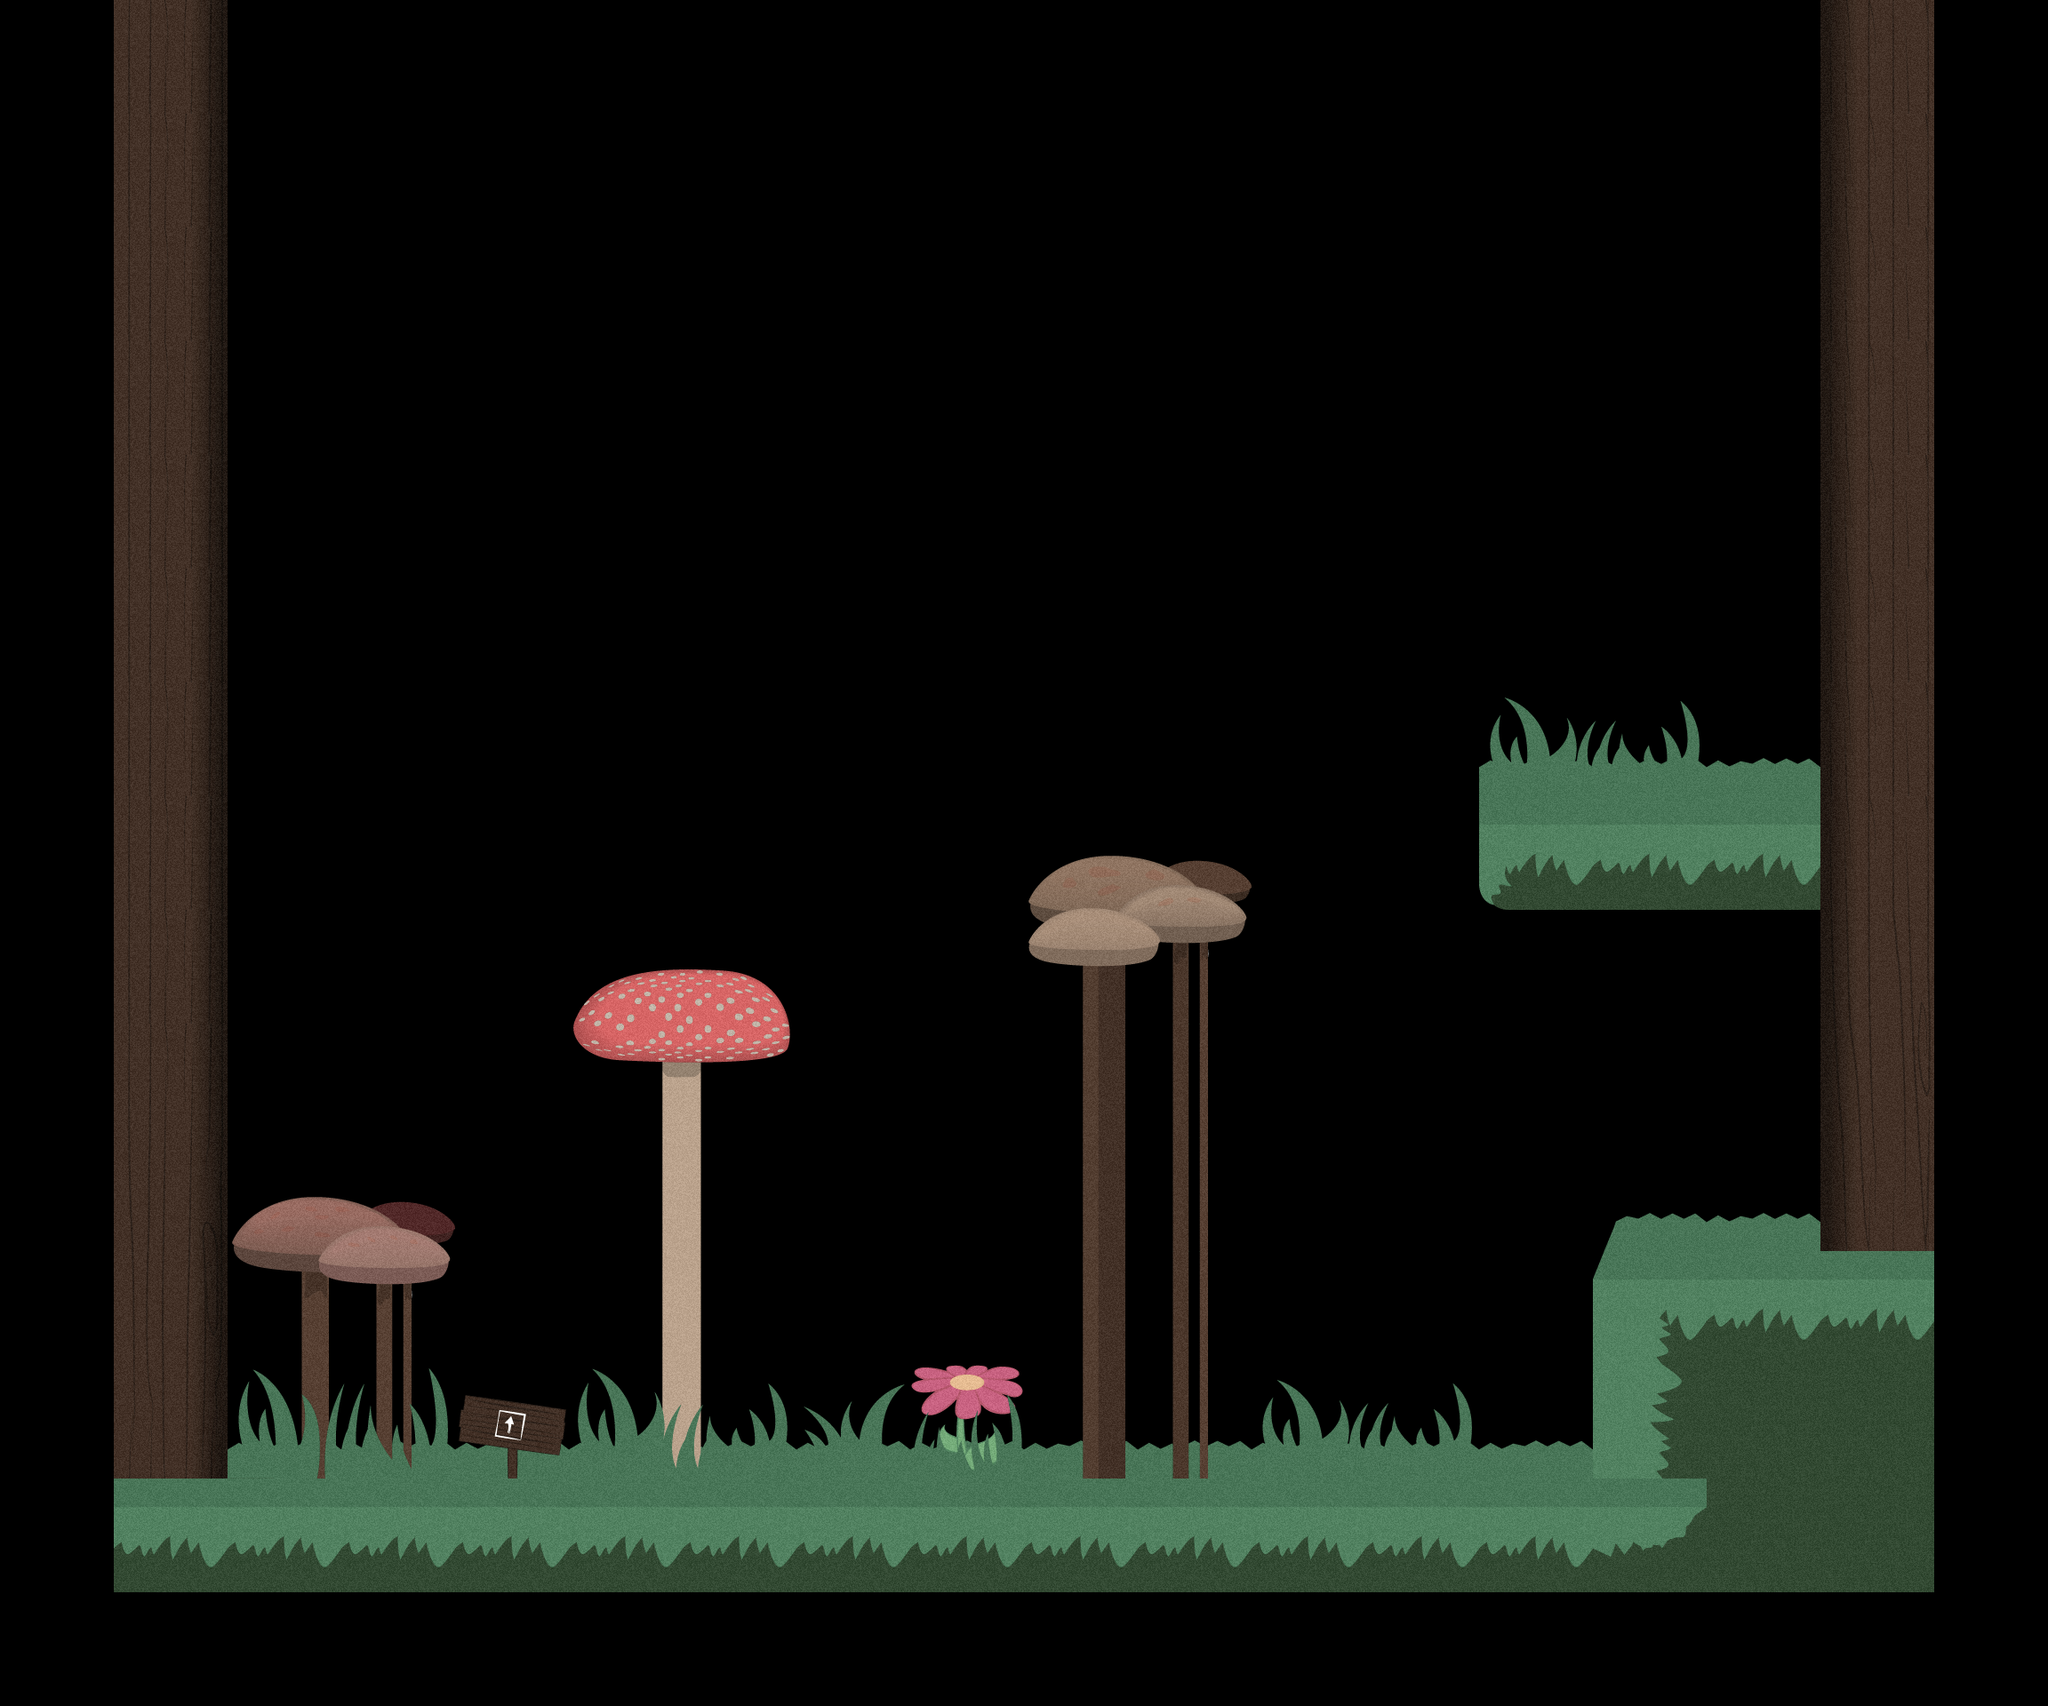

A level layout from a 2D game, rendered from its tile map. Below: a short description, then the map file with tile-grid data replaced by summaries:
An orthogonal 18x15 tile map with 128x128 px tiles, 1 tile layer (Tile Layer 1), 2 tilesets and 3 objects (player_spawn, grower, door).

<map version="1.0" orientation="orthogonal" width="18" height="15" tilewidth="128" tileheight="128">
 <properties>
  <property name="bgm" value="ost/forest.ogg" />
  <property name="parallax1" value="Background_MagicForest_Layer1.png" />
  <property name="parallax2" value="Background_MagicForest_Layer2.png" />
  <property name="parallax3" value="Background_MagicForest_Layer3.png" />
 </properties>
 <tileset firstgid="1" name="Magic Forest" tilewidth="128" tileheight="128">
  <properties>
   <property name="solid" value="true" />
  </properties>
  <image source="Magic-Forest.png" width="1536" height="1152" />
  <tile id="0">
   <properties>
    <property name="solid" value="true" />
   </properties>
  </tile>
  <tile id="1">
   <properties>
    <property name="solid" value="true" />
   </properties>
  </tile>
  <tile id="2">
   <properties>
    <property name="solid" value="true" />
   </properties>
  </tile>
  <tile id="3">
   <properties>
    <property name="solid" value="true" />
   </properties>
  </tile>
  <tile id="4">
   <properties>
    <property name="solid" value="true" />
   </properties>
  </tile>
  <tile id="5">
   <properties>
    <property name="solid" value="true" />
   </properties>
  </tile>
  <tile id="6">
   <properties>
    <property name="solid" value="true" />
   </properties>
  </tile>
  <tile id="7">
   <properties>
    <property name="solid" value="true" />
   </properties>
  </tile>
  <tile id="8">
   <properties>
    <property name="solid" value="true" />
   </properties>
  </tile>
  <tile id="9">
   <properties>
    <property name="solid" value="true" />
   </properties>
  </tile>
  <tile id="10">
   <properties>
    <property name="solid" value="true" />
   </properties>
  </tile>
  <tile id="11">
   <properties>
    <property name="solid" value="true" />
   </properties>
  </tile>
  <tile id="24">
   <properties>
    <property name="solid" value="true" />
   </properties>
  </tile>
  <tile id="48">
   <properties>
    <property name="solid" value="true" />
   </properties>
  </tile>
  <tile id="49">
   <properties>
    <property name="solid" value="true" />
   </properties>
  </tile>
  <tile id="50">
   <properties>
    <property name="solid" value="true" />
   </properties>
  </tile>
  <tile id="51">
   <properties>
    <property name="solid" value="true" />
   </properties>
  </tile>
  <tile id="56">
   <properties>
    <property name="solid" value="true" />
   </properties>
  </tile>
  <tile id="57">
   <properties>
    <property name="solid" value="true" />
   </properties>
  </tile>
  <tile id="58">
   <properties>
    <property name="solid" value="true" />
   </properties>
  </tile>
  <tile id="60">
   <properties>
    <property name="solid" value="true" />
   </properties>
  </tile>
  <tile id="61">
   <properties>
    <property name="solid" value="true" />
   </properties>
  </tile>
  <tile id="62">
   <properties>
    <property name="solid" value="true" />
   </properties>
  </tile>
  <tile id="63">
   <properties>
    <property name="solid" value="true" />
   </properties>
  </tile>
  <tile id="68">
   <properties>
    <property name="solid" value="true" />
   </properties>
  </tile>
  <tile id="69">
   <properties>
    <property name="solid" value="true" />
   </properties>
  </tile>
  <tile id="70">
   <properties>
    <property name="solid" value="true" />
   </properties>
  </tile>
  <tile id="72">
   <properties>
    <property name="solid" value="true" />
   </properties>
  </tile>
  <tile id="73">
   <properties>
    <property name="solid" value="true" />
   </properties>
  </tile>
  <tile id="74">
   <properties>
    <property name="solid" value="true" />
   </properties>
  </tile>
  <tile id="75">
   <properties>
    <property name="solid" value="true" />
   </properties>
  </tile>
  <tile id="80">
   <properties>
    <property name="solid" value="true" />
   </properties>
  </tile>
  <tile id="81">
   <properties>
    <property name="solid" value="true" />
   </properties>
  </tile>
  <tile id="82">
   <properties>
    <property name="solid" value="true" />
   </properties>
  </tile>
  <tile id="84">
   <properties>
    <property name="solid" value="true" />
   </properties>
  </tile>
  <tile id="85">
   <properties>
    <property name="solid" value="true" />
   </properties>
  </tile>
  <tile id="86">
   <properties>
    <property name="solid" value="true" />
   </properties>
  </tile>
  <tile id="87">
   <properties>
    <property name="solid" value="true" />
   </properties>
  </tile>
  <tile id="92">
   <properties>
    <property name="solid" value="true" />
   </properties>
  </tile>
  <tile id="93">
   <properties>
    <property name="solid" value="true" />
   </properties>
  </tile>
  <tile id="94">
   <properties>
    <property name="solid" value="true" />
   </properties>
  </tile>
  <tile id="96">
   <properties>
    <property name="solid" value="true" />
   </properties>
  </tile>
  <tile id="97">
   <properties>
    <property name="solid" value="true" />
   </properties>
  </tile>
  <tile id="98">
   <properties>
    <property name="solid" value="true" />
   </properties>
  </tile>
  <tile id="99">
   <properties>
    <property name="solid" value="true" />
   </properties>
  </tile>
 </tileset>
 <tileset firstgid="109" name="default" tilewidth="128" tileheight="128">
  <properties>
   <property name="solid" value="true" />
  </properties>
  <image source="Magic-Forest.png" width="1536" height="1152" />
  <tile id="24">
   <properties>
    <property name="solid" value="true" />
   </properties>
  </tile>
  <tile id="36">
   <properties>
    <property name="solid" value="true" />
   </properties>
  </tile>
  <tile id="37">
   <properties>
    <property name="solid" value="true" />
   </properties>
  </tile>
  <tile id="38">
   <properties>
    <property name="solid" value="true" />
   </properties>
  </tile>
  <tile id="39">
   <properties>
    <property name="solid" value="true" />
   </properties>
  </tile>
  <tile id="40">
   <properties>
    <property name="solid" value="true" />
   </properties>
  </tile>
  <tile id="41">
   <properties>
    <property name="solid" value="true" />
   </properties>
  </tile>
  <tile id="42">
   <properties>
    <property name="solid" value="true" />
   </properties>
  </tile>
  <tile id="43">
   <properties>
    <property name="solid" value="true" />
   </properties>
  </tile>
  <tile id="48">
   <properties>
    <property name="solid" value="true" />
   </properties>
  </tile>
  <tile id="49">
   <properties>
    <property name="solid" value="true" />
   </properties>
  </tile>
  <tile id="50">
   <properties>
    <property name="solid" value="true" />
   </properties>
  </tile>
  <tile id="51">
   <properties>
    <property name="solid" value="true" />
   </properties>
  </tile>
  <tile id="56">
   <properties>
    <property name="solid" value="true" />
   </properties>
  </tile>
  <tile id="57">
   <properties>
    <property name="solid" value="true" />
   </properties>
  </tile>
  <tile id="58">
   <properties>
    <property name="solid" value="true" />
   </properties>
  </tile>
  <tile id="60">
   <properties>
    <property name="solid" value="true" />
   </properties>
  </tile>
  <tile id="61">
   <properties>
    <property name="solid" value="true" />
   </properties>
  </tile>
  <tile id="62">
   <properties>
    <property name="solid" value="true" />
   </properties>
  </tile>
  <tile id="63">
   <properties>
    <property name="solid" value="true" />
   </properties>
  </tile>
  <tile id="68">
   <properties>
    <property name="solid" value="true" />
   </properties>
  </tile>
  <tile id="69">
   <properties>
    <property name="solid" value="true" />
   </properties>
  </tile>
  <tile id="70">
   <properties>
    <property name="solid" value="true" />
   </properties>
  </tile>
  <tile id="72">
   <properties>
    <property name="solid" value="true" />
   </properties>
  </tile>
  <tile id="73">
   <properties>
    <property name="solid" value="true" />
   </properties>
  </tile>
  <tile id="74">
   <properties>
    <property name="solid" value="true" />
   </properties>
  </tile>
  <tile id="75">
   <properties>
    <property name="solid" value="true" />
   </properties>
  </tile>
  <tile id="80">
   <properties>
    <property name="solid" value="true" />
   </properties>
  </tile>
  <tile id="81">
   <properties>
    <property name="solid" value="true" />
   </properties>
  </tile>
  <tile id="82">
   <properties>
    <property name="solid" value="true" />
   </properties>
  </tile>
  <tile id="84">
   <properties>
    <property name="solid" value="true" />
   </properties>
  </tile>
  <tile id="85">
   <properties>
    <property name="solid" value="true" />
   </properties>
  </tile>
  <tile id="86">
   <properties>
    <property name="solid" value="true" />
   </properties>
  </tile>
  <tile id="87">
   <properties>
    <property name="solid" value="true" />
   </properties>
  </tile>
  <tile id="92">
   <properties>
    <property name="solid" value="true" />
   </properties>
  </tile>
  <tile id="93">
   <properties>
    <property name="solid" value="true" />
   </properties>
  </tile>
  <tile id="94">
   <properties>
    <property name="solid" value="true" />
   </properties>
  </tile>
  <tile id="96">
   <properties>
    <property name="solid" value="true" />
   </properties>
  </tile>
  <tile id="97">
   <properties>
    <property name="solid" value="true" />
   </properties>
  </tile>
  <tile id="98">
   <properties>
    <property name="solid" value="true" />
   </properties>
  </tile>
  <tile id="99">
   <properties>
    <property name="solid" value="true" />
   </properties>
  </tile>
 </tileset>
 <layer name="Tile Layer 1" width="18" height="15">
  <data>[270 cells, 88 non-empty, 43 distinct tile ids]</data>
 </layer>
 <objectgroup name="Object Layer 1" width="18" height="15">
  <object type="player_spawn" x="1408" y="1536" width="128" height="128" />
  <object type="grower" x="1792" y="768" width="128" height="128" />
  <object type="door" x="1792" y="1152" width="256" height="256" />
 </objectgroup>
</map>
